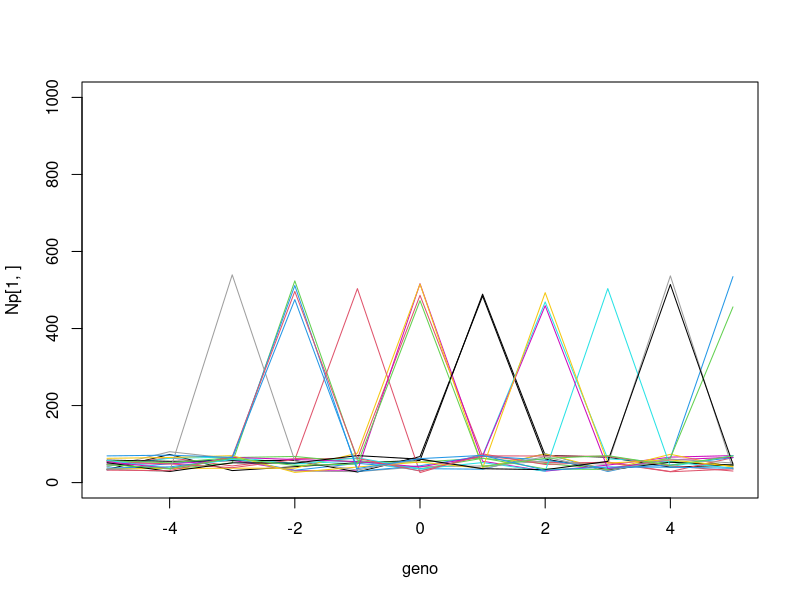

This chart was generated by the following R code: (Note: this script raises an error after producing the figure.)
require("tensor")
require(pracma)
library("igraph")
library("ggplot2")
library("reshape2")
library(truncnorm)



#Comeptitive kernel

erfun<-function(x){
  return(2 * pnorm(x * sqrt(2)) - 1)
}

alpha.gt<-function(a,b,omega,t){
  if(is.na(a)==TRUE | is.na(b)==TRUE){return(0)}
  alpha<-exp(-((a-b)^2/(omega)^2))
  denom<-(pi/2)*(erfun(t/omega)-erfun(-t/omega))
  alpha<-alpha/denom
  if(abs(a-b)>t){alpha<-0}
  return(alpha)           
}


alpha.tri<-function(a,b,t){
  if(is.na(a)==TRUE | is.na(b)==TRUE){return(0)}
  if(abs(a-b)>=t){return(alpha<-0)}
  slope<-1/t
  if(((a-b)>-t) & ((a-b)<=0)){alpha<-(1+(slope*(a-b)))}
  if(((a-b)>0) & ((a-b)<t)){alpha<-(1-(slope*(a-b)))}
  return(alpha)
}


# Model parameters
nsp<-20   #No. of species
n<-5   # No. of loci
geno<-seq(-5,5,l=2*n+1) #Vector of genotypes
nt<-length(geno)   # No. of genotypes
omega<-2
t<-0.5
a0<-1
a1<-0.5

    
#SK model of inheritance: Pre-calculate the probabilities of offspring having a genotype u if parents' genotypes are v and w.
#The output is a 3-d array 
haplR <- array(0, dim=rep(n+1,3))
for(i in 0:n) for(j in 0:i) for(k in 0:min(n,(i+j))){ 
  haplR[1+i,1+j,1+k] <- sum(dhyper(max(0, i+j-n):min(i, j), i, n-i, j) *
                              dbinom(k-(max(0, i+j-n):min(i,j)), i+j -
                                       2*(max(0, i+j-n):min(i, j)), prob=0.5))
}
for (k in 0:n) {
  haplR[,,1+k] <- haplR[,,1+k] + t(haplR[,,1+k])
  diag(haplR[,,1+k]) <- diag(haplR[,,1+k])/2
}
indexsum.haplR <- matrix(0, 2*n+1, 2*n+1)
for(k in 0:n){
  for(i in 0:n) indexsum.haplR[1+i,1+k] <- haplR[1+i,1,1+k]
  for(j in 0:n) indexsum.haplR[1+j+n,1+k] <- haplR[1+n,1+j,1+k]
}

R <- array(dim=rep(1+2*n, 3))
for (i in 0:(2*n)) for (j in 0:(2*n)) for (q in 0:(2*n)) {
  R[1+i,1+j,1+q] <- sum(indexsum.haplR[1+i,1+(0:q)] *
                          indexsum.haplR[1+j,1+q-(0:q)])
}



#Pre-calculate coefficients of competition between pairs of genotypes
A<-array(dim=c(nsp,nt,nsp,nt))
    
    for(x in 1:nsp){
      for(y in 1:nt){
        for(z in 1:nsp){
          for(xy in 1:nt)
            if(x==z){A[x,y,z,xy]<-1
              #a0*alpha.gt(geno[xy],geno[y],omega,t)
            } else{A[x,y,z,xy]<-a1*alpha.gt(geno[xy],geno[y],omega,t)}
        }
      }
    }


#Simluation

#Initial densities of genotypes across species.

N0<-t(replicate(nsp,sample(c(1,runif((nt-1),0.05,0.15)),nt,replace=FALSE)))
N0<-N0/rowSums(N0)

N.ini<-rep(1000,nsp)
K<-2*N.ini

r1<-0.25-(pnorm(-5.5,geno,1)+1-pnorm(5.5,geno,1))

r<-outer(rep(0.1,nsp),r1)

freqs<-matrix(nrow=nsp)
Npop<-matrix(nrow=nsp)


#Timepoints to record

Ngen<-N0

Np<-Ngen*N.ini

#plot of initial trait distributions
plot(Np[1,]~geno,type="l",ylim=c(0,1000))
for(i in 2:nsp){
  lines(Np[i,]~geno,col=i)
}

for(m in 1:10000){
  
  #Find the adjust the values for extinct phenotypes
  ext.sp<-which(rowSums(Np)!=0)
  exti.sp<-which(rowSums(Np)==0)
  Ngen[ext.sp,]<-Np[ext.sp,]/rowSums(Np)[ext.sp]
  Ngen[exti.sp,]<-0
  Ngen[Ngen<(10^(-8))] <- 0
  
  if(m%in%samples){
    Ngen1<-Ngen
    Ngen1[which(rowSums(Ngen1)==0),]<-NA
    freqs<-cbind(freqs,Ngen1)
    Npop<-cbind(Npop,Np)
  }
  
  #Reproduction process
  Ngen <- sapply(seq(dim(R)[3]),
                 function(i) rowSums(tensor::tensor(Ngen,R,2,1)[,,i]*Ngen))
  Np<-Ngen*rowSums(Np)
  
  #Selection process
  Np <- Np*(1+r*(1-(tensor::tensor(A, Np, c(3,4), c(1,2))/K)))
  Np[Np<1]<-0


}

freqs<-freqs[,-1]
#freqs<-cbind(Ng0,freqs)
Npop<-Npop[,-1]
#Npop<-cbind(Np0,Npop)

#Plot trajectory of trait means
tps<-rep(1:length(samples),each=nt)

means<-matrix(nrow=nsp,ncol=length(samples))
pops<-matrix(nrow=nsp,ncol=length(samples))
for(i in 1:length(samples)){
  samp<-freqs[,which(tps==i)]
  samp2<-Npop[,which(tps==i)]
  means[,i]<-apply(samp,1,function(j) sum(geno*j)) 
  pops[,i]<-rowSums(samp2)
}

plot(means[1,]~samples,type="l",ylim=c(-5,5),ylab="Trait means",xlab="Time",cex.lab=1.5,mgp=c(1.8,0.5,0))
for(i in 2:nrow(means)){
  lines(means[i,]~samples)
}

pop1<-apply(pops,2,function(j) length(which(j!=0)))


plot(pops[1,]~samples,type="l",ylim=c(0,3500))
for(i in 2:nsp){
  lines(pops[i,]~samples)
}

plot(pops[,length(samples)]~means[,length(samples)],ylab="population size",xlab="Mean trait",ylim=c(0,max(K)))
points(K~means[,length(samples)],pch=3)


#plot the trait trajectory with the line widths indicating the population sizes
par(mgp=c(axis.title.position, axis.label.position, axis.line.position))


tiff('SK_sample2.tiff', units="in", width=10, height=7, res=300)

plot(means[1,1:2]~samples[1:2],type="l",lwd=log(pops[1,2]+1)/2,xlim=c(0,max(samples)),ylim=c(-5,5),ylab="Trait mean",xlab="Time",
     mgp=c(1.5,0.3,0),cex.lab=1.5,font.lab=1.5)

for(i in 2:nsp){
  lines(means[i,1:2]~samples[1:2],lwd=log(pops[i,2]+1)/2)
}
for(j in 2:(length(samples)-1)){
  for(k in 1:nsp){
    lines(means[k,j:(j+1)]~samples[j:(j+1)],lwd=log(pops[k,(j+1)]+1)/2)
  }
}
dev.off()


#############################
#Beta analysis
#function to evaluate beta
beta.num<-function(a,b,omega,t){
  mean.a<-mean(a)
  int<-0
  for(i in 1:10000){
    a1<-sample(a,1)
    b1<-sample(b,1)
    int<-int+((a1-mean.a)*alpha.gt(a1,b1,omega,t))
  }
  int<-int/10000
  return(int)
}


#Choose converging pairs
means1<-means[order(means[,1]),]
diffs<-apply(means1,2,diff)
lms<-c()
for(i in 1:nrow(diffs)){
  lms<-c(lms,lm(diffs[i,]~samples)$coefficients[2])
}

pair<-c(which.min(lms),which.min(lms)+1)



beta.times1<-matrix(nrow=nrow(freqs),ncol=length(samples))

beta.times2<-matrix(nrow=nrow(freqs),ncol=length(samples))

freqs2<-freqs[order(means[,1]),]


tps<-rep(1:length(samples),each=nt)

for(i in 1:length(samples)){
  
  a1<-sample(geno,500,replace=TRUE,prob=freqs2[pair[1],which(tps==i)])
  a2<-sample(geno,500,replace=TRUE,prob=freqs2[pair[2],which(tps==i)])

  for(j in 1:nrow(freqs)){
    beta.times1[j,i]<-beta.num(a1,sample(geno,500,replace=TRUE,prob=freqs2[j,which(tps==i)]),omega,t)
    beta.times2[j,i]<-beta.num(a2,sample(geno,500,replace=TRUE,prob=freqs2[j,which(tps==i)]),omega,t)
  }
}
  

  



########################3
#Movie time! How the trait distributions change with time...

tps<-rep(1:length(samples),each=nt)
freqs1<-matrix(ncol=nt)
for(i in 1:length(samples)){
  freqs1<-rbind(freqs1,freqs[,which(tps==i)])
}
freqs1<-freqs1[-1,]
colnames(freqs1)<-geno
freqs2<-melt(freqs1)
freqs2<-cbind(rep(rep(samples,each=nsp),nt),rep(rep(1:nsp,length(samples)),nt),freqs2[,-1])
colnames(freqs2)<-c("time","species","genotype","frequency")

freqs2<-as.data.frame(freqs2)
freqs2$species<-as.factor(freqs2$species)
freqs2$time<-as.integer(freqs2$time)


p<-ggplot(subset(freqs2,time==1000), aes(x=genotype,y=frequency)) + geom_line(size=1.5) +  ylim(0,0.5)+
 facet_wrap(vars(species))
p
  transition_time(time)
  #facet_wrap(vars(species),nrow=2,ncol=5)+  ylim(0,0.5)
animate(p)

plot(freqs[1,which(tps==6)]~geno,type="l",ylim=c(0,0.5))  
for(i in 2:nsp){lines(freqs[i,which(tps==6)]~geno,col=i)}

#######################
